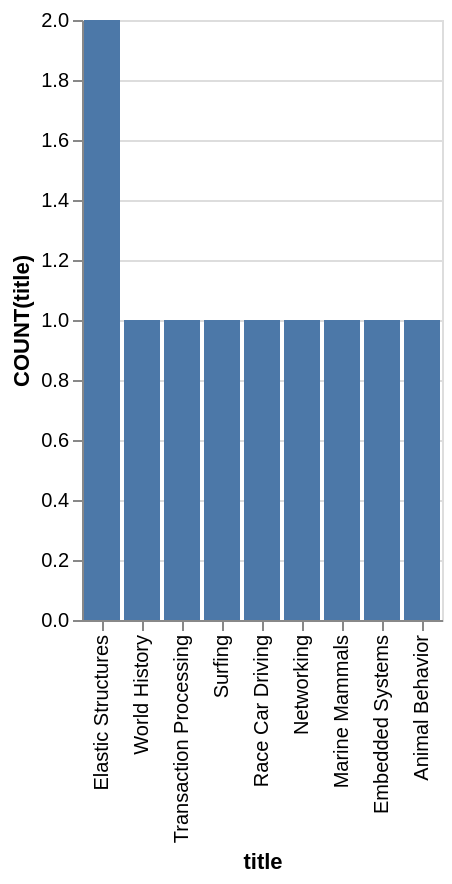

Source (Vega-Lite JSON):
### Vega-Lite specification from a JSON file in a GitHub repository (floating-point values rounded to 4 significant figures)
{"data": {"values": [{"x_data": "Elastic Structures", "y_data": 2}, {"x_data": "World History", "y_data": 1}, {"x_data": "Transaction Processing", "y_data": 1}, {"x_data": "Surfing", "y_data": 1}, {"x_data": "Race Car Driving", "y_data": 1}, {"x_data": "Networking", "y_data": 1}, {"x_data": "Marine Mammals", "y_data": 1}, {"x_data": "Embedded Systems", "y_data": 1}, {"x_data": "Animal Behavior", "y_data": 1}]}, "mark": "bar", "encoding": {"x": {"field": "x_data", "type": "nominal", "title": "title", "sort": {"op": "sum", "field": "y_data", "order": "descending"}}, "y": {"field": "y_data", "type": "quantitative", "title": "COUNT(title)"}}}
